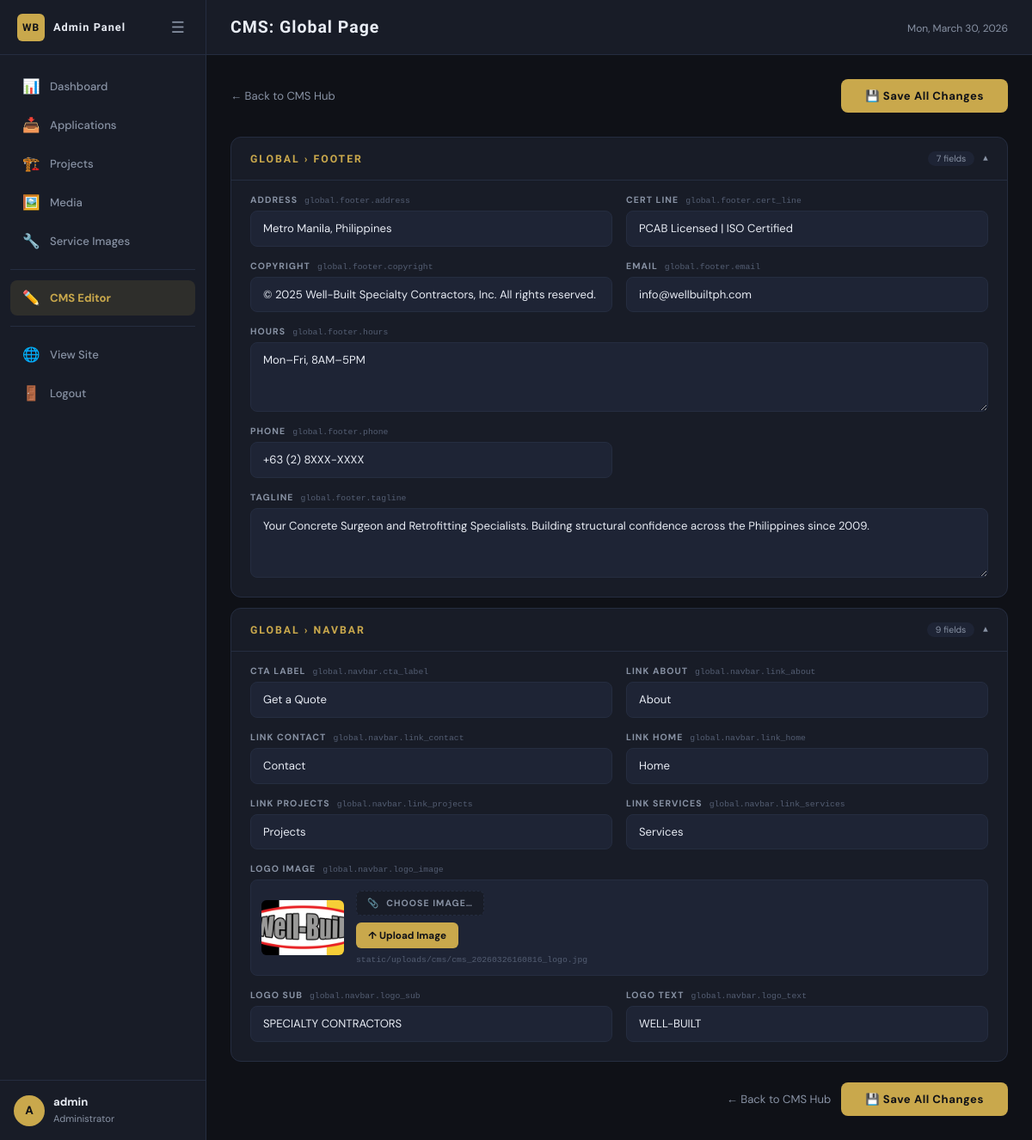
Page /admin/cms/global (signed in) on the committed database.
### tables this page shows
CREATE TABLE cms_content (
        id INTEGER PRIMARY KEY AUTOINCREMENT,
        content_key TEXT UNIQUE NOT NULL,
        content_value TEXT,
        content_type TEXT DEFAULT 'text',
        updated_at TIMESTAMP DEFAULT CURRENT_TIMESTAMP);

### app.py (the view, shortened to what this page needs)
@app.route('/admin/cms/<page>', methods=['GET', 'POST'])
@login_required
def admin_cms_page(page):
    allowed_pages = ['global', 'home', 'about', 'contact', 'apply', 'services', 'projects']
    if page not in allowed_pages:
        flash('Invalid page.', 'error')
        return redirect(url_for('admin_cms'))
    conn   = get_db()
    rows   = conn.execute(
        "SELECT content_key, content_value FROM cms_content WHERE content_key LIKE ? OR content_key LIKE 'global.%' ORDER BY content_key",
        (f'{page}.%',)
    ).fetchall()
    conn.close()
    sections = {}
    for row in rows:
        parts   = row['content_key'].split('.')
        section = '.'.join(parts[:2])   # e.g. 'home.hero'
        sections.setdefault(section, []).append({
            'key':   row['content_key'],
            'field': parts[-1],
            'value': row['content_value'] or '',
        })
    return render_template('admin/cms_page.html', page=page, sections=sections)

### app.py (called while the page is built)
def get_db():
    conn = sqlite3.connect(DATABASE)
    conn.row_factory = sqlite3.Row
    return conn

def login_required(f):
    @wraps(f)
    def decorated(*args, **kwargs):
        if 'admin_logged_in' not in session:
            return redirect(url_for('admin_login'))
        return f(*args, **kwargs)
    return decorated

@app.context_processor
def inject_cms():
    flat = {}
    try:
        conn = get_db()
        rows = conn.execute("SELECT content_key, content_value FROM cms_content").fetchall()
        conn.close()
        flat = {row['content_key']: (row['content_value'] or '') for row in rows}
    except Exception:
        pass
    return {'cms': flat, 'c': flat}   # `c` is shorthand alias

### templates/admin/cms_page.html (shortened to what this page needs)
{% extends "admin/base_admin.html" %}
{% block page_title %}CMS: {{ page|title }} Page{% endblock %}
{% block admin_content %}
<form method="POST" id="cmsForm">
  <div class="cms-page-intro">
    <a href="{{ url_for('admin_cms') }}" class="cms-back">← Back to CMS Hub</a>
    <button type="submit" class="cms-save-top">💾 Save All Changes</button>
  </div>
  {% for section_key, fields in sections.items() %}
  {% set section_label = section_key.replace('.', ' › ').replace('_', ' ').title() %}
  <div class="cms-section-block open" id="blk-{{ section_key|replace('.', '-') }}">
    <div class="cms-section-head" onclick="toggleSection(this)">
      <h3>{{ section_label }}</h3>
      <div class="cms-section-meta">
        <span class="cms-section-count">{{ fields|length }} field{{ 's' if fields|length != 1 }}</span>
        <span class="cms-section-chevron">▾</span>
      </div>
    </div>
    <div class="cms-section-body">
      <div class="cms-fields-wrap">
        {% for field in fields %}
        {% set is_long = field.field in ['body','body1','body2','body3','subtitle','desc','tagline','list','hours','footer_body'] %}
        {% set is_img  = field.field.endswith('_image') or field.field in ['bg_image','hero_image'] %}
        {% set is_vis  = field.field == 'visible' %}
        <div class="cms-field {% if is_long or is_img or is_vis %}full{% endif %}">
          <label>
            {{ field.field | replace('_', ' ') | title }}
            <span class="cms-field-key">{{ field.key }}</span>
          </label>
          {% if is_img %}
          <div class="cms-image-field">
            <div class="cms-image-preview" id="prev-{{ loop.index }}">
              {% if field.value %}
                <img src="/{{ field.value }}" alt="Current image">
              {% else %}
                <span class="no-img">🖼️</span>
              {% endif %}
            </div>
            <div class="cms-image-actions">
              <label class="cms-img-file-label" for="imgfile-{{ loop.index }}" id="filelabel-{{ loop.index }}">
                📎 <span class="label-text">Choose image…</span>
              </label>
              <button type="button" class="cms-img-upload-btn"
                      onclick="uploadCmsImage('{{ field.key }}', {{ loop.index }})">
                ↑ Upload Image
              </button>
              {% if field.value %}
              <span class="cms-current-path">{{ field.value }}</span>
              {% endif %}
            </div>
          </div>
          {% elif is_long %}
          <textarea name="{{ field.key }}"
                    rows="{{ 4 if field.field == 'list' else 3 }}"
                    placeholder="Enter {{ field.field | replace('_',' ') }}…">{{ field.value }}</textarea>
          {% else %}
          <input type="text" name="{{ field.key }}"
                 value="{{ field.value }}"
                 placeholder="Enter {{ field.field | replace('_',' ') }}…">
          {% endif %}
        </div>
        {% endfor %}
      </div>
    </div>
  </div>
  {% endfor %}
  <div style="margin-top: 24px; display: flex; justify-content: flex-end; gap: 12px; align-items: center;">
    <a href="{{ url_for('admin_cms') }}" class="cms-back" style="font-size:0.875rem">← Back to CMS Hub</a>
    <button type="submit" class="cms-save-top">💾 Save All Changes</button>
  </div>
</form>
{% endblock %}

### rows in the picture
cms_content: field "ADDRESS", key "global.footer.address", value "Metro Manila, Philippines"
cms_content: field "CERT LINE", key "global.footer.cert_line", value "PCAB Licensed | ISO Certified"
cms_content: field "COPYRIGHT", key "global.footer.copyright", value "© 2025 Well-Built Specialty Contractors, Inc. All rights reserved."
cms_content: field "EMAIL", key "global.footer.email", value "info@wellbuiltph.com"
cms_content: field "HOURS", key "global.footer.hours", key "Mon–Fri, 8AM–5PM"
cms_content: field "PHONE", key "global.footer.phone", value "+63 (2) 8XXX-XXXX"
cms_content: field "TAGLINE", key "global.footer.tagline", key "Your Concrete Surgeon and Retrofitting Specialists. Building structural confidence across the Philippines since 2009."
cms_content: field "CTA LABEL", key "global.navbar.cta_label", value "Get a Quote"
cms_content: field "LINK ABOUT", key "global.navbar.link_about", value "About"
cms_content: field "LINK CONTACT", key "global.navbar.link_contact", value "Contact"
cms_content: field "LINK HOME", key "global.navbar.link_home", value "Home"
cms_content: field "LINK PROJECTS", key "global.navbar.link_projects", value "Projects"
cms_content: field "LINK SERVICES", key "global.navbar.link_services", value "Services"
cms_content: field "LOGO IMAGE", key "global.navbar.logo_image", value (picture), value "static/uploads/cms/cms_20260326160816_logo.jpg"
cms_content: field "LOGO SUB", key "global.navbar.logo_sub", value "SPECIALTY CONTRACTORS"
cms_content: field "LOGO TEXT", key "global.navbar.logo_text", value "WELL-BUILT"

### other values in the picture
{{ session.admin_username[0]|upper }} "A"
{{ session.admin_username }} "admin"
{{ page|title }} "Global"
{{ section_label }} "GLOBAL › FOOTER" "GLOBAL › NAVBAR"
{{ fields|length }} "7" "9"
{{ 's' if fields|length != 1 }} "s" "s"
